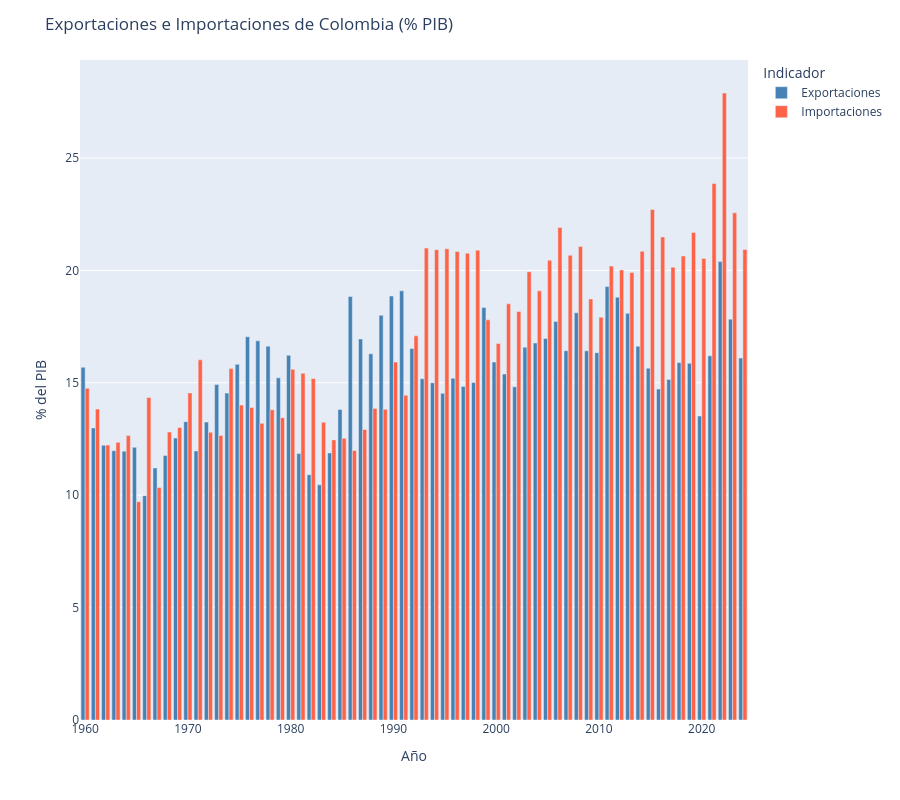

The code cell stored with this chart in its notebook:
### Markdown cell above
### Comparación de Exportaciones vs importaciones (% PIB)

### Code cell
## Exportaciones e importaciones como % del PIB
fig = px.bar(df, x='year', y=['exports_of_goods_and_services', 'imports_of_goods_and_services'],
             barmode='group',
             labels={'value': '% del PIB', 'variable': 'Indicador'},
             color_discrete_map={'exports_of_goods_and_services': 'steelblue',
                                 'imports_of_goods_and_services': 'tomato'})

fig.for_each_trace(lambda t: t.update(name='Exportaciones' if 'exports' in t.name else 'Importaciones'))
fig.update_layout(title='Exportaciones e Importaciones de Colombia (% PIB)',
                  xaxis_title='Año', height=HEIGHT)
fig.show()# Comercio Exterior

### Figure 1 — Plotly figure (JSON) as saved in the notebook; plotly's stock layout.template omitted (floating-point values rounded to 4 significant figures)
{"data": [{"alignmentgroup": "True", "hovertemplate": "Indicador=exports_of_goods_and_services<br>year=%{x}<br>% del PIB=%{y}<extra></extra>", "legendgroup": "exports_of_goods_and_services", "marker": {"color": "steelblue", "pattern": {"shape": ""}}, "name": "Exportaciones", "offsetgroup": "exports_of_goods_and_services", "orientation": "v", "showlegend": true, "textposition": "auto", "type": "bar", "x": [1960, 1961, 1962, 1963, 1964, 1965, 1966, 1967, 1968, 1969, 1970, 1971, 1972, 1973, 1974, 1975, 1976, 1977, 1978, 1979, 1980, 1981, 1982, 1983, 1984, 1985, 1986, 1987, 1988, 1989, 1990, 1991, 1992, 1993, 1994, 1995, 1996, 1997, 1998, 1999, 2000, 2001, 2002, 2003, 2004, 2005, 2006, 2007, 2008, 2009, 2010, 2011, 2012, 2013, 2014, 2015, 2016, 2017, 2018, 2019, 2020, 2021, 2022, 2023, 2024], "xaxis": "x", "y": [15.69, 12.99, 12.22, 11.98, 11.96, 12.13, 9.98, 11.21, 11.77, 12.54, 13.27, 11.97, 13.25, 14.92, 14.54, 15.82, 17.05, 16.87, 16.63, 15.22, 16.22, 11.85, 10.91, 10.46, 11.88, 13.81, 18.84, 16.95, 16.29, 18, 18.86, 19.09, 16.52, 15.18, 15, 14.53, 15.2, 14.84, 15.01, 18.35, 15.92, 15.39, 14.82, 16.58, 16.77, 16.97, 17.73, 16.43, 18.11, 16.42, 16.34, 19.28, 18.81, 18.09, 16.63, 15.65, 14.72, 15.15, 15.9, 15.87, 13.52, 16.2, 20.39, 17.83, 16.1], "yaxis": "y"}, {"alignmentgroup": "True", "hovertemplate": "Indicador=imports_of_goods_and_services<br>year=%{x}<br>% del PIB=%{y}<extra></extra>", "legendgroup": "imports_of_goods_and_services", "marker": {"color": "tomato", "pattern": {"shape": ""}}, "name": "Importaciones", "offsetgroup": "imports_of_goods_and_services", "orientation": "v", "showlegend": true, "textposition": "auto", "type": "bar", "x": [1960, 1961, 1962, 1963, 1964, 1965, 1966, 1967, 1968, 1969, 1970, 1971, 1972, 1973, 1974, 1975, 1976, 1977, 1978, 1979, 1980, 1981, 1982, 1983, 1984, 1985, 1986, 1987, 1988, 1989, 1990, 1991, 1992, 1993, 1994, 1995, 1996, 1997, 1998, 1999, 2000, 2001, 2002, 2003, 2004, 2005, 2006, 2007, 2008, 2009, 2010, 2011, 2012, 2013, 2014, 2015, 2016, 2017, 2018, 2019, 2020, 2021, 2022, 2023, 2024], "xaxis": "x", "y": [14.76, 13.83, 12.23, 12.35, 12.65, 9.71, 14.35, 10.34, 12.81, 13.01, 14.55, 16.02, 12.8, 12.66, 15.63, 14.01, 13.9, 13.2, 13.8, 13.45, 15.6, 15.42, 15.19, 13.24, 12.46, 12.53, 11.99, 12.92, 13.86, 13.82, 15.92, 14.44, 17.09, 20.99, 20.92, 20.96, 20.84, 20.76, 20.9, 17.8, 16.75, 18.51, 18.17, 19.94, 19.09, 20.45, 21.91, 20.67, 21.06, 18.73, 17.92, 20.19, 20.02, 19.9, 20.85, 22.71, 21.49, 20.14, 20.64, 21.69, 20.53, 23.86, 27.89, 22.56, 20.93], "yaxis": "y"}], "layout": {"barmode": "group", "height": 800, "legend": {"title": {"text": "Indicador"}, "tracegroupgap": 0}, "margin": {"t": 60}, "title": {"text": "Exportaciones e Importaciones de Colombia (% PIB)"}, "xaxis": {"anchor": "y", "domain": [0, 1], "title": {"text": "Año"}}, "yaxis": {"anchor": "x", "domain": [0, 1], "title": {"text": "% del PIB"}}}}
